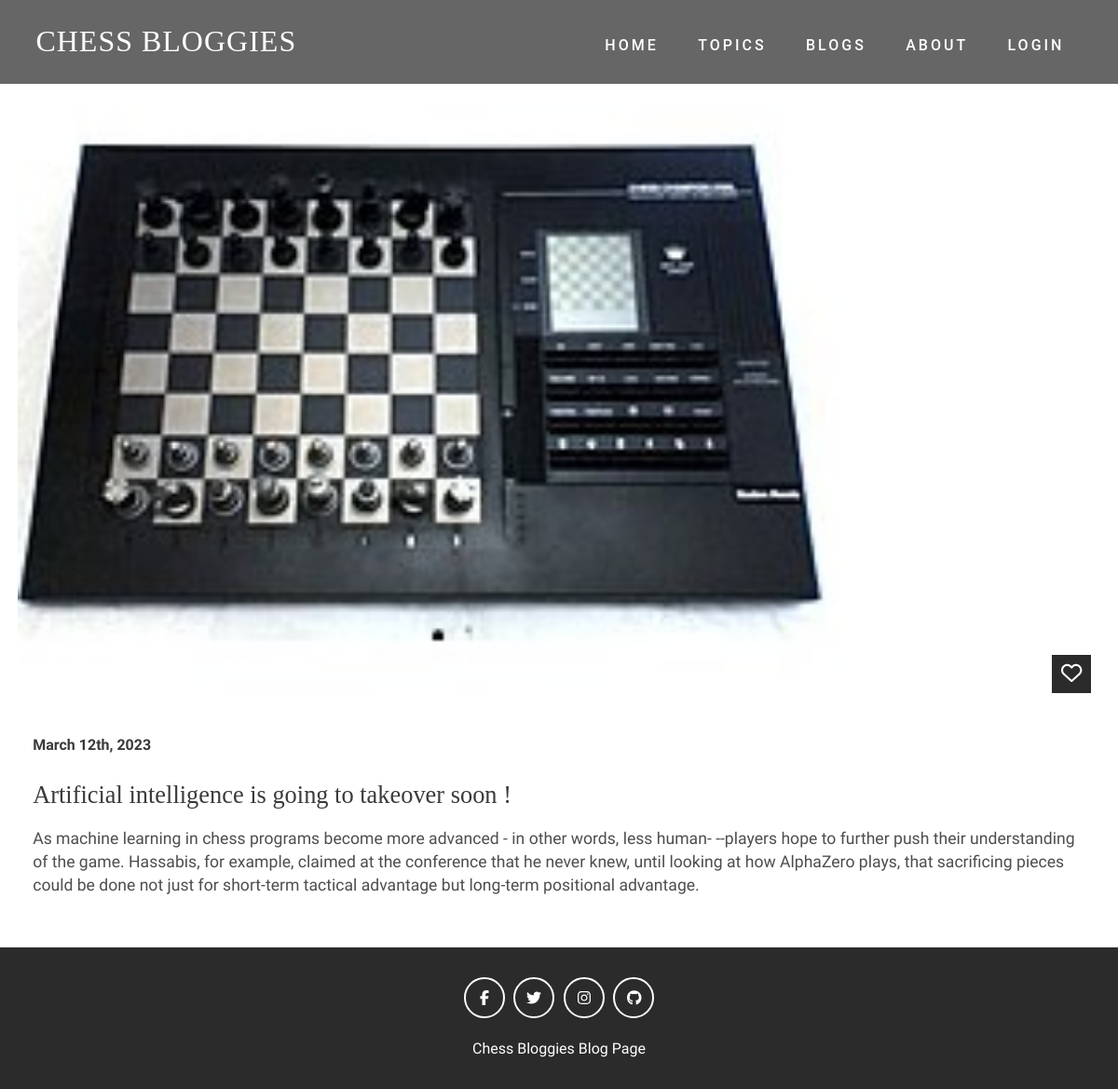
Before: /post.php?id=9 with the older database file.
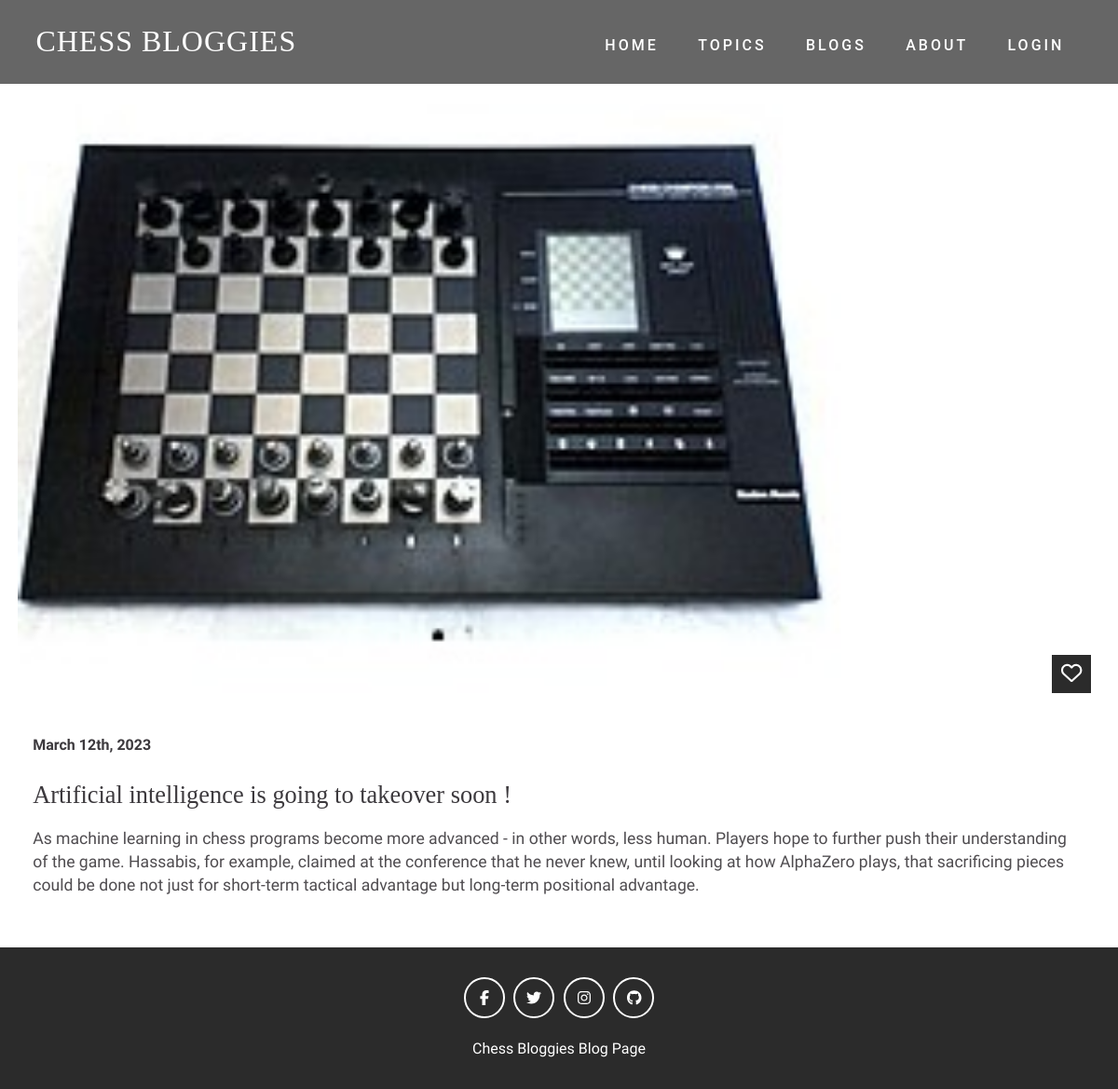
After: the same page with the newer database file.
### tables this page shows
CREATE TABLE `posts` (
  `id` int(11) NOT NULL,
  `title` text NOT NULL,
  `content` text NOT NULL,
  `created_at` timestamp NOT NULL DEFAULT current_timestamp(),
  `created_by` varchar(20) DEFAULT NULL
);

### function.php (called while the page is built)
<?php
function getImageByPost($db,$post_id){
    $query="SELECT * FROM images WHERE post_id=$post_id ";
    $run=mysqli_query($db,$query);
    $data= mysqli_fetch_assoc($run);
    return $data;
}
?>

### post.php (the view, shortened to what this page needs)
<?php
  require('db.php');
  require('function.php');
?>
<!DOCTYPE html>
<html>
  <head>
    <link rel="stylesheet" href="includes/all.css">
    <link rel="stylesheet" href="includes/style.css">
  </head>
  <body>
    <?php
        include_once('navbar.php');
        $post_id=$_GET['id'];
        $postQuery="SELECT * FROM posts WHERE id = $post_id";
        $runPQ=mysqli_query($db,$postQuery);
        $post=mysqli_fetch_assoc($runPQ);
        $image_arr=getImageByPost($db,$post['id']);
        ?>
        <div class = "container">
            <div class = "blog-item">
              <div class = "blog-img">
                <br>
                <img src = "images/<?=$image_arr['image']?>" alt = "">
                <span><i class = "far fa-heart"></i></span>
              </div>
              <div class = "blog-text">
                <span><?=date('F jS, Y',strtotime($post['created_at']))?></span>
                <h2><?=$post['title']?></h2>
                <p><?php echo $post['content']; ?></p>
              </div>
            </div>
        </div>
      <?php
        include_once('footer.php');
      ?>
  </body>
</html>

Changed rows visible on the page:
changed posts "Artificial intelligence is going to takeover soon !": content "…in other words, less human- --players hope to further push…" → "…in other words, less human. Players hope to further push…"
